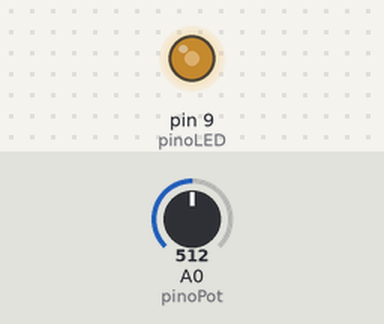
Bench run of a sketch on a simulated Arduino Uno, built with avr-gcc and run on an emulated ATmega328P. Shown: output pins drawn as LEDs (lit = HIGH). The test bench sets the inputs (shaded band); at power-on: A0 (pinoPot) = 512.

Above: at 1.2 s.
1.3 s: A0 (pinoPot) set to 716
At 1.6 s:
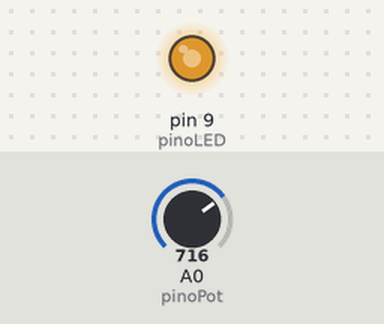
2.8 s: A0 (pinoPot) set to 900
At 4.0 s:
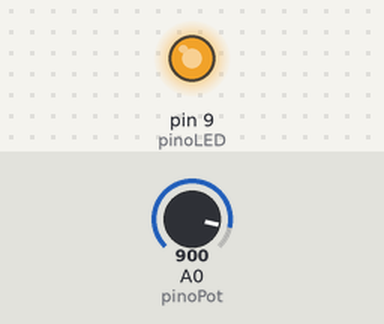
4.3 s: A0 (pinoPot) set to 122
At 5.5 s:
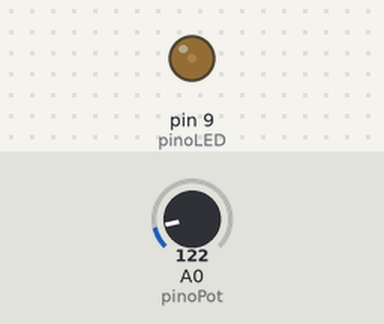
5.8 s: A0 (pinoPot) set to 0
At 6.8 s:
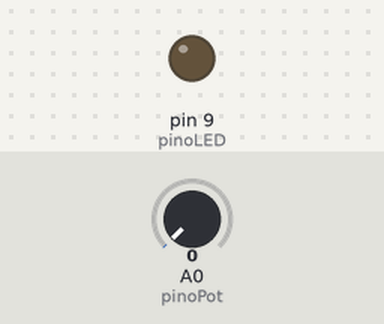
7.3 s: A0 (pinoPot) set to 511
At 8.1 s:
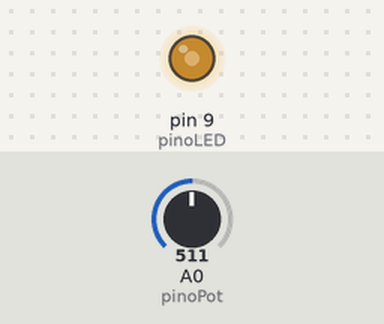
Timing chart, 0 to 9.8 s (numbered marks = the images above; inputs shaded):
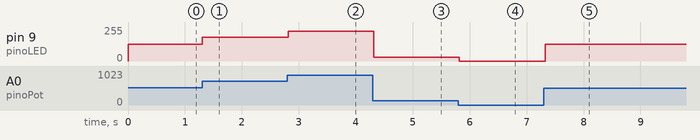

The sketch:

Passo2.ino
```cpp
/*
 * Controle de brilho de LED com potenciômetro
 * Arduino Uno R3
 * Canal eletrônica e Tecnologia 2026
 * O potenciômetro no pino A0 define o ciclo de trabalho do PWM
 * LED no pino 9 (pwm ~)
 */

// Pinos que usaremos
const int pinoPot = A0;      // potenciômetro na entrada analógica 0
const int pinoLED = 9;       // LED no pino PWM 9

// Variáveis para armazenar os valores
int valorPot = 0;            // valor cru do potenciômetro (0 a 1023)
int valorPWM = 0;            // valor convertido para PWM (0 a 255)

void setup()
{
  pinMode(pinoLED, OUTPUT);   // pino do LED como saída
}

void loop()
{
  // PASSO 1: LER O POTENCIÔMETRO
  valorPot = analogRead(pinoPot);

  // PASSO 2: CONVERTER (mapear) para a faixa do PWM
  // analogRead retorna 0 a 1023
  // analogWrite espera 0 a 255
  valorPWM = map(valorPot, 0, 1023, 0, 255);

  // PASSO 3: APLICAR O PWM NO LED
  analogWrite(pinoLED, valorPWM);

  // Pequeno delay
  delay(50);
}
```

Measured:
- after the input at 1.3 s, pin 9 (pinoLED): 127/255 → 178/255 at once
- after the input at 2.8 s, pin 9 (pinoLED): 178/255 → 224/255 at once
- after the input at 4.3 s, pin 9 (pinoLED): 224/255 → 30/255 at once
- after the input at 5.8 s, pin 9 (pinoLED): 30/255 → 0/255 at once
- after the input at 7.3 s, pin 9 (pinoLED): 0/255 → 127/255 at once
